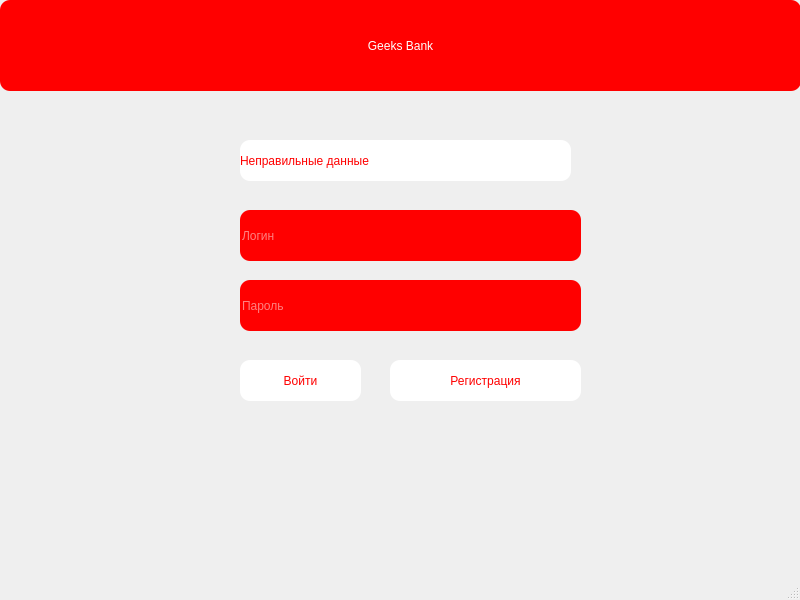
<?xml version="1.0" encoding="UTF-8"?>
<ui version="4.0">
 <class>MainWindow</class>
 <widget class="QMainWindow" name="MainWindow">
  <property name="geometry">
   <rect>
    <x>0</x>
    <y>0</y>
    <width>800</width>
    <height>600</height>
   </rect>
  </property>
  <property name="windowTitle">
   <string>Geeks Bank</string>
  </property>
  <widget class="QWidget" name="centralwidget">
   <widget class="QLabel" name="label">
    <property name="geometry">
     <rect>
      <x>0</x>
      <y>0</y>
      <width>801</width>
      <height>91</height>
     </rect>
    </property>
    <property name="styleSheet">
     <string notr="true">font: 17pt &quot;Yu Gothic UI Semibold&quot;;
color: white;
background-color: red;
border-radius: 10px;</string>
    </property>
    <property name="text">
     <string>Geeks Bank</string>
    </property>
    <property name="alignment">
     <set>Qt::AlignCenter</set>
    </property>
   </widget>
   <widget class="QLineEdit" name="login">
    <property name="geometry">
     <rect>
      <x>240</x>
      <y>210</y>
      <width>341</width>
      <height>51</height>
     </rect>
    </property>
    <property name="styleSheet">
     <string notr="true">font: 17pt &quot;Yu Gothic UI Semibold&quot;;
color: white;
background-color: red;
border-radius: 10px;</string>
    </property>
    <property name="placeholderText">
     <string>Логин</string>
    </property>
   </widget>
   <widget class="QLineEdit" name="password">
    <property name="geometry">
     <rect>
      <x>240</x>
      <y>280</y>
      <width>341</width>
      <height>51</height>
     </rect>
    </property>
    <property name="styleSheet">
     <string notr="true">font: 17pt &quot;Yu Gothic UI Semibold&quot;;
color: white;
background-color: red;
border-radius: 10px;</string>
    </property>
    <property name="placeholderText">
     <string>Пароль</string>
    </property>
   </widget>
   <widget class="QPushButton" name="signin">
    <property name="geometry">
     <rect>
      <x>240</x>
      <y>360</y>
      <width>121</width>
      <height>41</height>
     </rect>
    </property>
    <property name="styleSheet">
     <string notr="true">font: 17pt &quot;Yu Gothic UI Semibold&quot;;
color: red;
background-color: white;
border-radius: 10px;</string>
    </property>
    <property name="text">
     <string>Войти</string>
    </property>
   </widget>
   <widget class="QPushButton" name="signup">
    <property name="geometry">
     <rect>
      <x>390</x>
      <y>360</y>
      <width>191</width>
      <height>41</height>
     </rect>
    </property>
    <property name="styleSheet">
     <string notr="true">font: 17pt &quot;Yu Gothic UI Semibold&quot;;
color: red;
background-color: white;
border-radius: 10px;</string>
    </property>
    <property name="text">
     <string>Регистрация</string>
    </property>
   </widget>
   <widget class="QLabel" name="error">
    <property name="geometry">
     <rect>
      <x>240</x>
      <y>140</y>
      <width>331</width>
      <height>41</height>
     </rect>
    </property>
    <property name="styleSheet">
     <string notr="true">font: 17pt &quot;Yu Gothic UI Semibold&quot;;
color: red;
background-color: white;
border-radius: 10px;</string>
    </property>
    <property name="text">
     <string>Неправильные данные</string>
    </property>
   </widget>
  </widget>
  <widget class="QMenuBar" name="menubar">
   <property name="geometry">
    <rect>
     <x>0</x>
     <y>0</y>
     <width>800</width>
     <height>26</height>
    </rect>
   </property>
  </widget>
  <widget class="QStatusBar" name="statusbar"/>
 </widget>
 <resources/>
 <connections/>
</ui>
